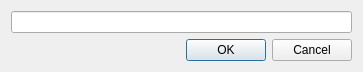
<?xml version="1.0" encoding="UTF-8"?>
<ui version="4.0">
 <class>NewColumnDialog</class>
 <widget class="QDialog" name="NewColumnDialog">
  <property name="geometry">
   <rect>
    <x>0</x>
    <y>0</y>
    <width>363</width>
    <height>60</height>
   </rect>
  </property>
  <property name="contextMenuPolicy">
   <enum>Qt::DefaultContextMenu</enum>
  </property>
  <property name="windowTitle">
   <string>New Column</string>
  </property>
  <property name="layoutDirection">
   <enum>Qt::LeftToRight</enum>
  </property>
  <layout class="QVBoxLayout" name="verticalLayout">
   <item>
    <widget class="QLineEdit" name="NewColumnText">
     <property name="contextMenuPolicy">
      <enum>Qt::DefaultContextMenu</enum>
     </property>
    </widget>
   </item>
   <item>
    <widget class="QDialogButtonBox" name="NewColumnbuttonBox">
     <property name="layoutDirection">
      <enum>Qt::LeftToRight</enum>
     </property>
     <property name="orientation">
      <enum>Qt::Horizontal</enum>
     </property>
     <property name="standardButtons">
      <set>QDialogButtonBox::Cancel|QDialogButtonBox::Ok</set>
     </property>
    </widget>
   </item>
  </layout>
 </widget>
 <resources/>
 <connections>
  <connection>
   <sender>NewColumnbuttonBox</sender>
   <signal>accepted()</signal>
   <receiver>NewColumnDialog</receiver>
   <slot>accept()</slot>
   <hints>
    <hint type="sourcelabel">
     <x>248</x>
     <y>254</y>
    </hint>
    <hint type="destinationlabel">
     <x>157</x>
     <y>274</y>
    </hint>
   </hints>
  </connection>
  <connection>
   <sender>NewColumnbuttonBox</sender>
   <signal>rejected()</signal>
   <receiver>NewColumnDialog</receiver>
   <slot>reject()</slot>
   <hints>
    <hint type="sourcelabel">
     <x>316</x>
     <y>260</y>
    </hint>
    <hint type="destinationlabel">
     <x>286</x>
     <y>274</y>
    </hint>
   </hints>
  </connection>
 </connections>
</ui>
